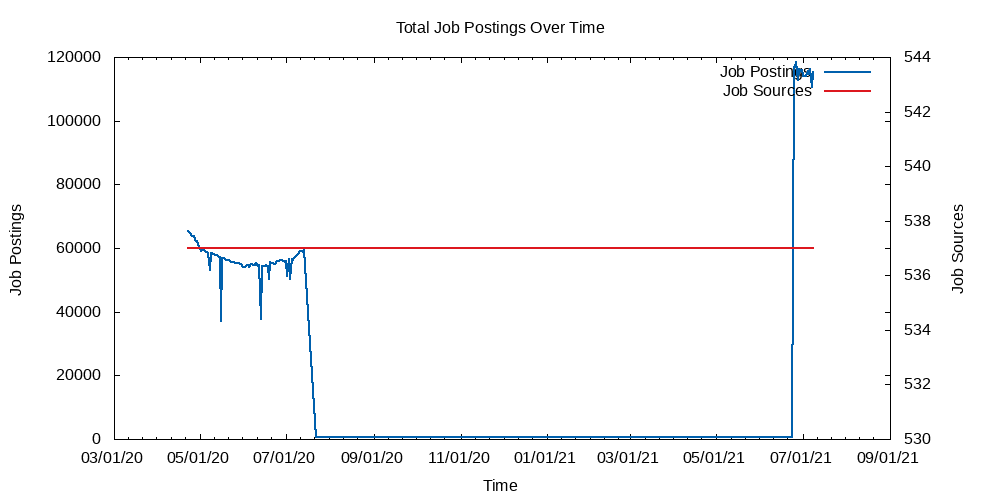

The gnuplot source for this figure:
set output "jobs_record.png"
set terminal png size 800,500
set timefmt "%m/%d/%y"
set title "Total Job Postings Over Time"
set xlabel "Time"
set xdata time
set format x "%m/%d/%y"
set ylabel "Job Postings"
set y2label "Job Sources"
set y2tics nomirror
set autoscale y
set autoscale y2
set autoscale x
set border linewidth 1.5
set style line 1 linecolor rgb '#0060ad' linetype 1 linewidth 2
set style line 2 linecolor rgb '#dd181f' linetype 1 linewidth 2
set key top right
plot "jobs_record.txt" using 1:2 title 'Job Postings' with lines axes x1y1 ls 1, \
     "jobs_record.txt" using 1:3 title 'Job Sources' with lines axes x1y2 ls 2